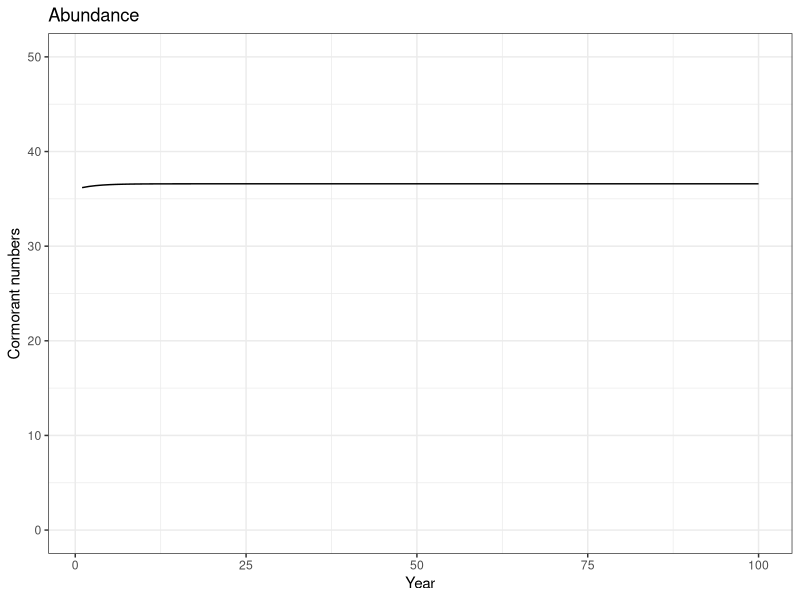
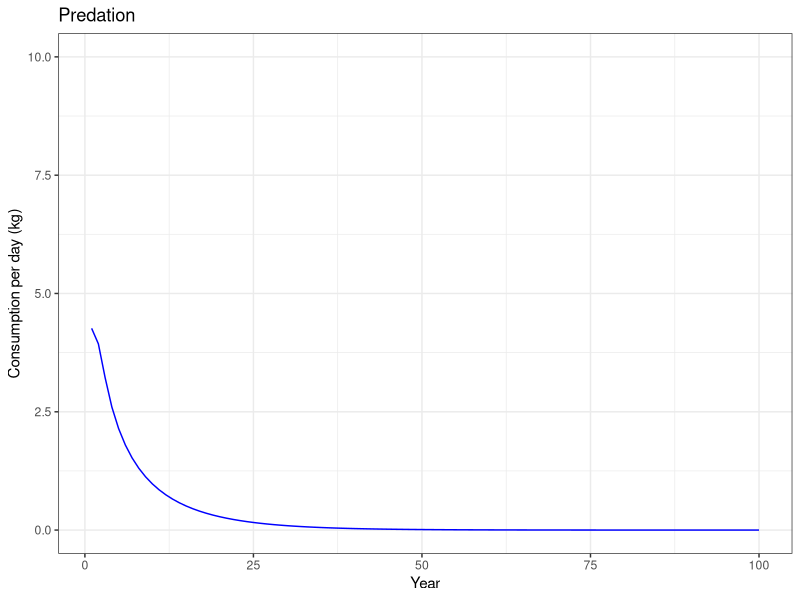
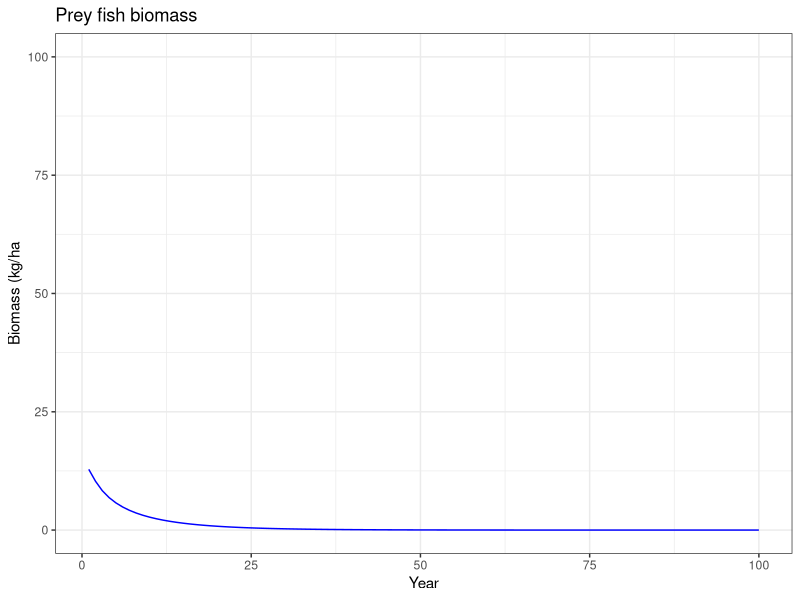
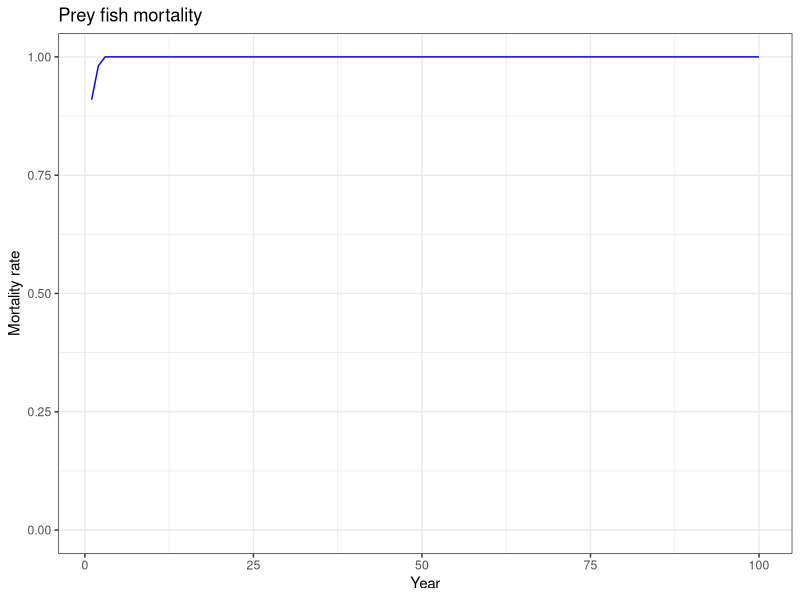

The R source for these figures, in order:
#Assignment 2.4c - Functional response, Part c
#using Model4_Predation, looking at predator effects on prey dynamics
# Type 2 vs Type 3 functional response
# To make functional response curves look similar the parameters for the type 2
# and type 3 responses need to be different

#################################
#Answers to questions:
# Prey collapse for Type 2 and 15, but find lower eql for Type 3 and 15
# Prey reach similar levels for Type 2 and 3 and 50
# Look at mortality versus density for two fr types
##################################

# Units matter more now, so we need to specify the size of the area where predation is 
# ocurring to convert bird numbers to bird density, and the length of the feeding period
# Specify feeding area
area <- 25  # ha
# Add feeding season length in days to get total seasonal consumption
daysperseason <- 80

# Define starting values for state variables
birds <- 36  # total numbers
prey <- 15  # single prey type for this question

# Define variables for cormorant processes
a <- 1  
b <- .0046
c <- 1
d <- 50
# Define variables for predation
sr <- 0.015  # same as Tseheye paper, units are ha/day
ht <- 4    # units are days/kg
type <- 2  # functional response type
# functional response calculates consumption in kg per day

#Define population paramters for prey species (logistic model)
prey_r <- .9
prey_K <- 100

# Set up vectors for time series of numbers and rates
birds_over_time <- numeric(100)
eaten <- numeric(100)  #prey consumption
prey_over_time <- numeric(100)  # biomass of prey kg/ha
mortality <- numeric(100) # predation mortality

# Start the main simulation loop over time
for (i in 1:100) {   # we will run the model for 100 time steps
  # calculate consumption for each prey
  for (j in 1:3) {
    eaten[i] <- sr*prey^(type-1)/(1+sr*ht*prey^(type-1)) * birds/area * daysperseason
    # cap consumption at the total biomass available
    eaten[i] <- min(prey,eaten[i])
    # Calculate and save mortality
    mortality[i] <- eaten[i]/prey
      } 
  # Calculate the birth and death rates according to our dynamic processes
  births_per_female <- a * exp(-b * birds)
  deaths_per_capita <- c * birds / (d + birds)
  
  # Convert rates to actual numbers
  births <- births_per_female * birds / 2  # divide by 2 because per female
  deaths <- deaths_per_capita * birds
  
  # Apply the tautologies
  # birds
  birds <- birds + births - deaths
  # fish
  prey <- prey + prey_r*prey*(1-prey/prey_K) - mortality[i]*prey
  
  
  # Update the vectors of numbers and rates
  birds_over_time[i] <- birds/area
  prey_over_time[i] <- prey
  
  
  #close the time loop
}

# Plot the results - ggplot version
library(ggplot2)
x <- seq(from=1,to=100)
Number_plot <- ggplot() +
  geom_line(mapping=aes(x=x,y=birds_over_time*area)) +
  labs(title = "Abundance",
       x = "Year",
       y = "Cormorant numbers") +
  coord_cartesian(ylim=c(0,50)) +
  theme_bw()
plot(Number_plot)
Consumption_plot <- ggplot() +
  geom_line(mapping=aes(x=x,y=eaten*area/daysperseason),
            color='blue') +
  labs(title = "Predation",
       x="Year",
       y="Consumption per day (kg)") +
  coord_cartesian(ylim=c(0,10)) +
  theme_bw()
plot(Consumption_plot)
Prey_plot <- ggplot() +
  geom_line(mapping=aes(x=x,y=prey_over_time),
            color='blue') +
  labs(title = "Prey fish biomass",
       x= 'Year',
       y='Biomass (kg/ha') +
  coord_cartesian(ylim=c(0,100)) +
  theme_bw()
plot(Prey_plot)
Mort_plot <- ggplot() +
  geom_line(mapping=aes(x=x,y=mortality),
            color='blue') +
  labs(title = "Prey fish mortality",
       x= 'Year',
       y='Mortality rate') +
  coord_cartesian(ylim=c(0,1)) +
  theme_bw()
plot(Mort_plot)
